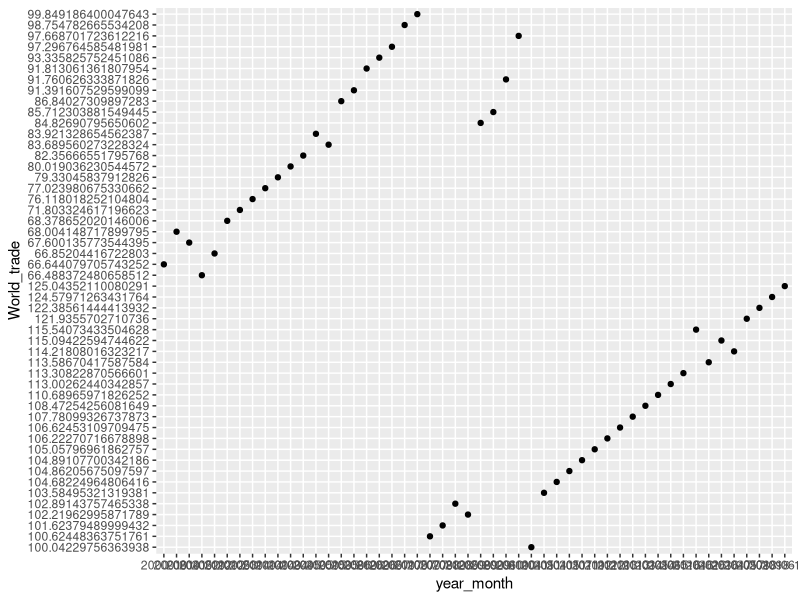

Here is the R script that generated this plot:
#######################################################################
# Global Trade Alert: Task 3
# Volume dynamics in world trade since the first crisis-related G20 
# summit held in November 2008
#
# Base year currently 2010 for prices.
#
# J. Leopold, St. Gallen, 2018
#######################################################################

rm(list=ls()) # remove variables
dev.off() # clear graphics
cat("\014") # clear console

# Load packages -----------------------------------------------------------

library(tidyverse)
library(readxl)

# Load data ---------------------------------------------------------------

world_trade_data_xlsx <- 
  read_excel("data/CPB-World-Trade-Monitor-November-2018.xlsx")

# Data Cleaning -----------------------------------------------------------

# transpose
world_trade_data <- t(world_trade_data_xlsx)

# colnames 
new_colnames <- as.vector(world_trade_data["CPB WORLD TRADE MONITOR",])
new_colnames <- gsub(" ", "_", new_colnames)
colnames(world_trade_data) <- new_colnames # works only if data is not a tibble

# remove first 4 rows
world_trade_data <- tail(world_trade_data, -4)
# remove last row (all NAs)
world_trade_data <- head(world_trade_data, -1)

# remove na columns
world_trade_data <- 
  world_trade_data[,colSums(is.na(world_trade_data)) < 
                     nrow(world_trade_data)]

# change first column header
colnames(world_trade_data)[1] <- "year_month"

# change fist column to date
world_trade_data <- as.tibble(world_trade_data)

world_trade_data$year_month <- gsub("m","-", world_trade_data$year_month)
world_trade_data$year_month <- paste(world_trade_data$year_month,"-01", sep = "")

world_trade_data$year_month <- format(as.Date(world_trade_data$year_month), "%Y-%m")

# write_csv(world_trade_data, "data/world_trade_data.csv")

str(world_trade_data)

# Sample to work faster with less data ------------------------------------

short_world_trade_data <- world_trade_data[sample(nrow(world_trade_data), 
                                                  50), ]

# Visualization -----------------------------------------------------------

ggplot(short_world_trade_data, aes(x=year_month, y=World_trade)) + 
  geom_point()

